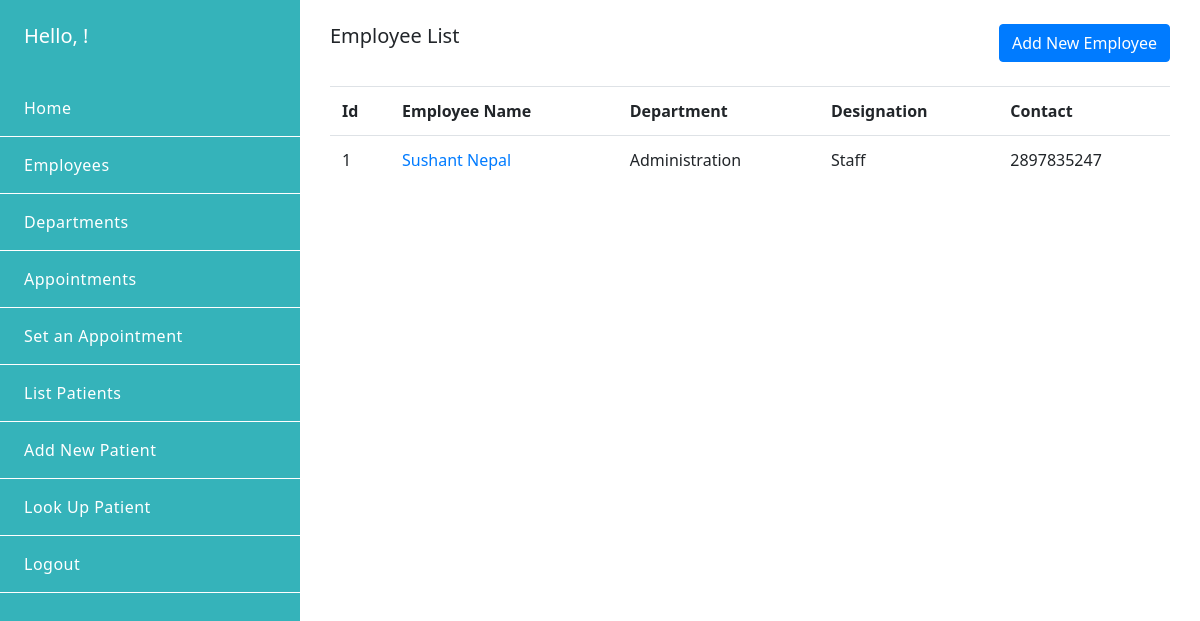
The app's page /employees/, older data.
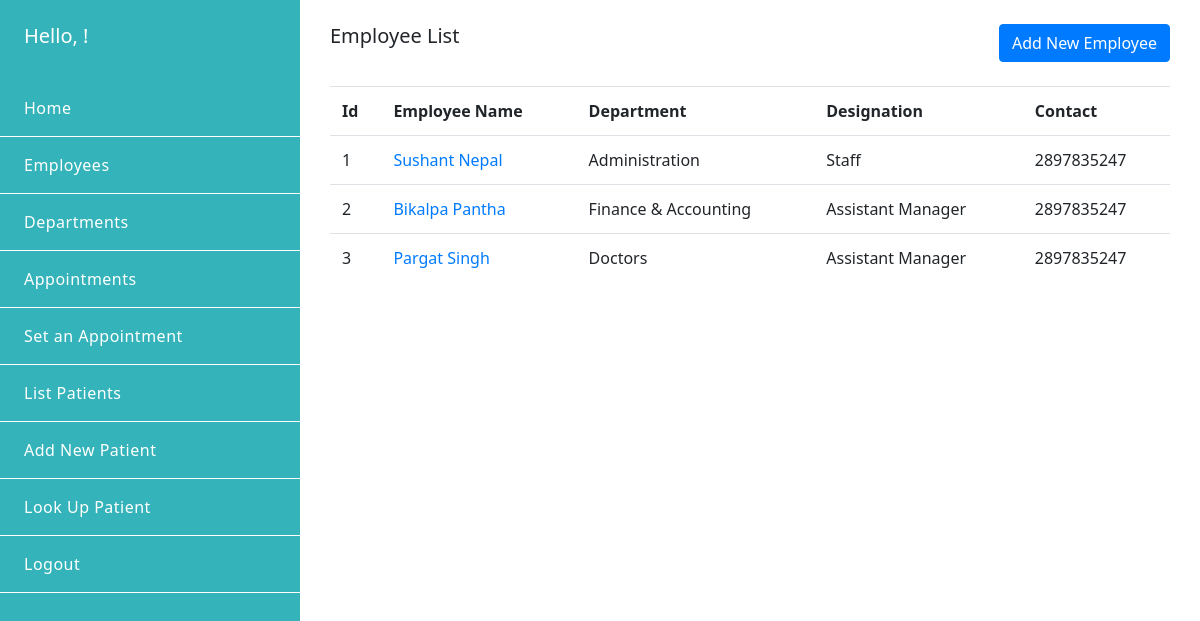
The same page, newer data.
### emr/models.py (models this page shows, shortened)
class Employee(models.Model):
    id = models.AutoField(primary_key=True)
    full_name = models.CharField(max_length=254)
    department = models.ForeignKey(
        Department, on_delete=models.CASCADE, related_name='employees')
    designation = models.CharField(max_length=50, blank=True)
    date_of_birth = models.DateField(auto_now_add=True, blank=True)
    address = models.CharField(max_length=50, blank=True)
    email = models.EmailField(max_length=254, blank=True)
    contact_number = models.IntegerField(blank=True)
    class Meta:
        verbose_name = 'Employee'
        verbose_name_plural = 'Employees'
    def get_absolute_url(self):
        return reverse('view_employee', args=[self.id])

class Department(models.Model):
    id = models.AutoField(primary_key=True)
    name = models.CharField(max_length=50)
    description = models.TextField(blank=True)
    class Meta:
        verbose_name = 'Department'
        verbose_name_plural = 'Departments'
    def __str__(self):
        return self.name

### emr/views.py (the view)
# urls.py: path('employees/', views.list_employees, name='list_employees'),
def list_employees(request):
    employees = Employee.objects.all()
    return render(request, 'emr/list_employees.html', {'employees': employees})

### emr/templates/emr/list_employees.html
{% extends 'backend_base.html' %} {% block content %}
<div class="container-fluid py-4">
  <div class="row">
    <div class="col-sm-6">
      <h5>Employee List</h5>
    </div>
    <div class="col-sm-6 text-right">
      <a href="{% url 'add_employee' %}" class="btn btn-primary"><span>Add New Employee</span></a>
    </div>
  </div>
  <div class="article">
    <table class="table mt-4">
      <tr>
        <th>Id</th>
        <th>Employee Name</th>
        <th>Department</th>
        <th>Designation</th>
        <th>Contact</th>
      </tr>
      {% for employee in employees %}
      <tr>
        <td><span>{{employee.id}}</span></td>
        <td> <a href="{{employee.get_absolute_url }}"> <span>{{employee.full_name}}</span></a></td>
        <td>  <span>       {{employee.department}} </span>      </td>
        <td><span>{{employee.designation}}</span></td>
        <td><span>{{employee.contact_number}}</span></td>
      </tr>
      {% endfor %}
    </table>
  </div>
</div>
{% endblock %}

Row changes from the older to the newer data that the page shows:
added Employee: id "2", full_name "Bikalpa Pantha", department "Finance & Accounting", designation "Assistant Manager", contact_number "2897835247"
added Employee: id "3", full_name "Pargat Singh", department "Doctors", designation "Assistant Manager", contact_number "2897835247"
